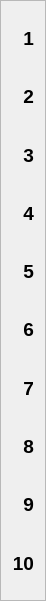
  <widget class="QFrame" name="frame_Numbers">
   <property name="geometry">
    <rect>
     <x>10</x>
     <y>90</y>
     <width>41</width>
     <height>601</height>
    </rect>
   </property>
   <property name="frameShape">
    <enum>QFrame::StyledPanel</enum>
   </property>
   <property name="frameShadow">
    <enum>QFrame::Raised</enum>
   </property>
   <layout class="QVBoxLayout" name="verticalLayout">
    <item>
     <widget class="QLabel" name="label_No01">
      <property name="enabled">
       <bool>true</bool>
      </property>
      <property name="font">
       <font>
        <family>Arial</family>
        <pointsize>14</pointsize>
        <weight>75</weight>
        <bold>true</bold>
       </font>
      </property>
      <property name="styleSheet">
       <string notr="true"/>
      </property>
      <property name="text">
       <string>1</string>
      </property>
      <property name="alignment">
       <set>Qt::AlignRight|Qt::AlignTrailing|Qt::AlignVCenter</set>
      </property>
     </widget>
    </item>
    <item>
     <widget class="QLabel" name="label_No02">
      <property name="font">
       <font>
        <family>Arial</family>
        <pointsize>14</pointsize>
        <weight>75</weight>
        <bold>true</bold>
       </font>
      </property>
      <property name="text">
       <string>2</string>
      </property>
      <property name="alignment">
       <set>Qt::AlignRight|Qt::AlignTrailing|Qt::AlignVCenter</set>
      </property>
     </widget>
    </item>
    <item>
     <widget class="QLabel" name="label_No03">
      <property name="font">
       <font>
        <family>Arial</family>
        <pointsize>14</pointsize>
        <weight>75</weight>
        <bold>true</bold>
       </font>
      </property>
      <property name="text">
       <string>3</string>
      </property>
      <property name="alignment">
       <set>Qt::AlignRight|Qt::AlignTrailing|Qt::AlignVCenter</set>
      </property>
     </widget>
    </item>
    <item>
     <widget class="QLabel" name="label_No04">
      <property name="font">
       <font>
        <family>Arial</family>
        <pointsize>14</pointsize>
        <weight>75</weight>
        <bold>true</bold>
       </font>
      </property>
      <property name="text">
       <string>4</string>
      </property>
      <property name="alignment">
       <set>Qt::AlignRight|Qt::AlignTrailing|Qt::AlignVCenter</set>
      </property>
     </widget>
    </item>
    <item>
     <widget class="QLabel" name="label_No05">
      <property name="font">
       <font>
        <family>Arial</family>
        <pointsize>14</pointsize>
        <weight>75</weight>
        <bold>true</bold>
       </font>
      </property>
      <property name="styleSheet">
       <string notr="true">border-color: rgb(255, 255, 255);</string>
      </property>
      <property name="text">
       <string>5</string>
      </property>
      <property name="alignment">
       <set>Qt::AlignRight|Qt::AlignTrailing|Qt::AlignVCenter</set>
      </property>
     </widget>
    </item>
    <item>
     <widget class="QLabel" name="label_No06">
      <property name="font">
       <font>
        <family>Arial</family>
        <pointsize>14</pointsize>
        <weight>75</weight>
        <bold>true</bold>
       </font>
      </property>
      <property name="text">
       <string>6</string>
      </property>
      <property name="alignment">
       <set>Qt::AlignRight|Qt::AlignTrailing|Qt::AlignVCenter</set>
      </property>
     </widget>
    </item>
    <item>
     <widget class="QLabel" name="label_No07">
      <property name="font">
       <font>
        <family>Arial</family>
        <pointsize>14</pointsize>
        <weight>75</weight>
        <bold>true</bold>
       </font>
      </property>
      <property name="text">
       <string>7</string>
      </property>
      <property name="alignment">
       <set>Qt::AlignRight|Qt::AlignTrailing|Qt::AlignVCenter</set>
      </property>
     </widget>
    </item>
    <item>
     <widget class="QLabel" name="label_No08">
      <property name="font">
       <font>
        <family>Arial</family>
        <pointsize>14</pointsize>
        <weight>75</weight>
        <bold>true</bold>
       </font>
      </property>
      <property name="text">
       <string>8</string>
      </property>
      <property name="alignment">
       <set>Qt::AlignRight|Qt::AlignTrailing|Qt::AlignVCenter</set>
      </property>
     </widget>
    </item>
    <item>
     <widget class="QLabel" name="label_No09">
      <property name="font">
       <font>
        <family>Arial</family>
        <pointsize>14</pointsize>
        <weight>75</weight>
        <bold>true</bold>
       </font>
      </property>
      <property name="text">
       <string>9</string>
      </property>
      <property name="alignment">
       <set>Qt::AlignRight|Qt::AlignTrailing|Qt::AlignVCenter</set>
      </property>
     </widget>
    </item>
    <item>
     <widget class="QLabel" name="label_No10">
      <property name="font">
       <font>
        <family>Arial</family>
        <pointsize>14</pointsize>
        <weight>75</weight>
        <bold>true</bold>
       </font>
      </property>
      <property name="text">
       <string>10</string>
      </property>
      <property name="alignment">
       <set>Qt::AlignRight|Qt::AlignTrailing|Qt::AlignVCenter</set>
      </property>
     </widget>
    </item>
   </layout>
  </widget>
